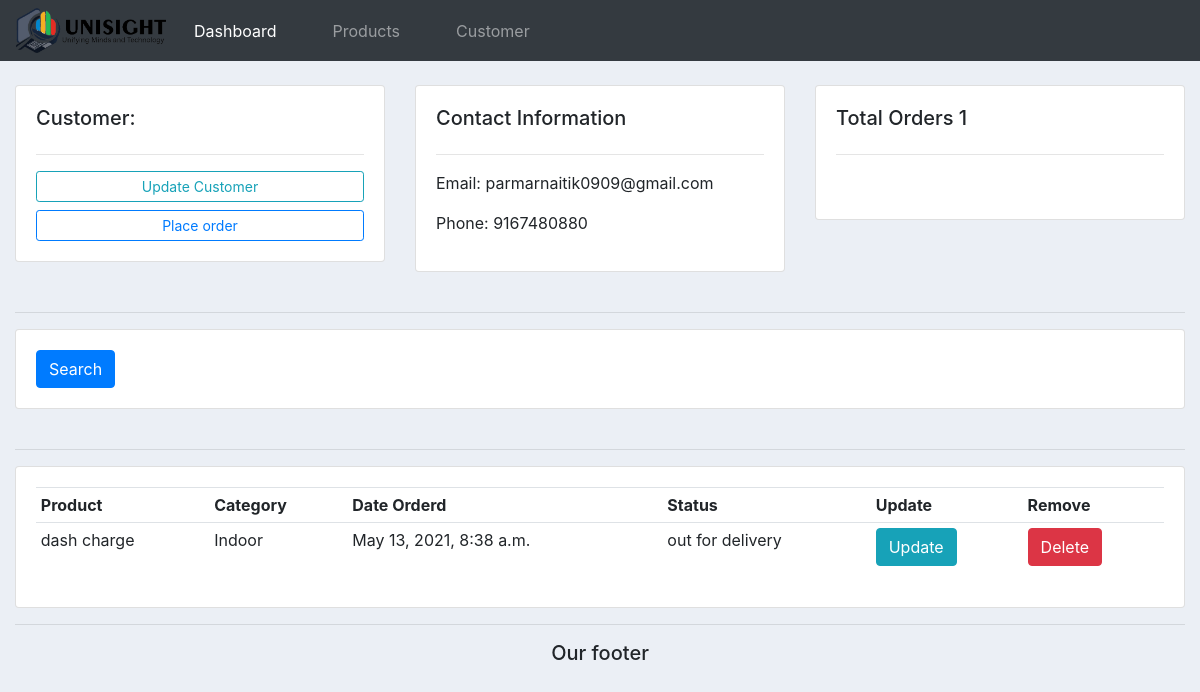
The app's page /customer/2/ with its own data.
### accounts/models.py (models this page shows, shortened)
class Customer(models.Model):
    name = models.CharField(max_length=200 ,null=True)
    email = models.CharField(max_length=200 ,null=True)
    phone = models.CharField(max_length=200 ,null=True)
    date_created = models.DateTimeField(auto_now_add=True,null=True)

class Order(models.Model):
    STATUS=(
            ('pending','pending'),
            ('out for delivery','out for delivery'),
            ('delivered','delivered'),
            ('not delivered','not delivered'),
    )
    customer = models.ForeignKey(Customer,null=True,on_delete=models.SET_NULL)
    product = models.ForeignKey(Product,null=True,on_delete=models.SET_NULL)
    date_created = models.DateTimeField(auto_now_add=True,null=True)
    status= models.CharField(max_length=200,null=True,choices=STATUS)

class Product(models.Model):
    CATEGORY=(
        ('Indoor','Indoor'),
        ('Outdoor','Outdoor')
    )
    name = models.CharField(max_length=200 ,null=True)
    price = models.FloatField(null=True)
    category =  models.CharField(max_length=200 ,null=True, choices=CATEGORY)
    description = models.CharField(max_length=200 ,null=True, blank=True)
    date_created = models.DateTimeField(auto_now_add=True,null=True)
    tags = models.ManyToManyField(Tag)
    def __str__(self):
        return self.name

### accounts/views.py (the view)
# urls.py: path('customer/<str:pk>/',views.customer, name="customer"),
def customer(request, pk):
    customers= Customer.objects.get(id=pk)
    orders = customers.order_set.all()
    total_orders = orders.count()
    context = {'customers':customers,'orders':orders,
    'total_orders':total_orders}
    return render(request,'accounts/customer.html',context)

### accounts/templates/accounts/customer.html
{%  extends 'accounts/main.html' %}
{% block content %}
	<br>
<div class="row">
	<div class="col-md">
		<div class="card card-body">
			<h5>Customer:</h5>
			<hr>
			<a class="btn btn-outline-info  btn-sm btn-block" href="#">Update Customer</a>
			<a class="btn btn-outline-primary  btn-sm btn-block" href="{% url 'create_order' customers.id %}">Place order</a>
		</div>
	</div>
	<div class="col-md">
		<div class="card card-body">
			<h5>Contact Information</h5>
			<hr>
			<p>Email: {{customers.email}}	</p>
			<p>Phone: {{customers.phone}}	</p>
		</div>
	</div>
	<div class="col-md">
		<div class="card card-body">
			<h5>Total Orders {{total_orders}}</h5>
			<hr>
			<h1 style="text-align: center;padding: 10px"></h1>
		</div>
	</div>
</div>
<br>
<hr>
<div class="row">
	<div class="col">
		<div class="card card-body">
			<form method="get">
		    <button class="btn btn-primary" type="submit">Search</button>
		  </form>
		</div>
	</div>
</div>
<br>
<hr>
<div class="row">
	<div class="col-md">
		<div class="card card-body">
			<table class="table table-sm">
				<tr>
					<th>Product</th>
					<th>Category</th>
					<th>Date Orderd</th>
					<th>Status</th>
					<th>Update</th>
					<th>Remove</th>
				</tr>
						{% for o in orders %}
						<tr>
						<td>{{o.product}}</td>
						<td>{{o.product.category}}</td>
						<td>{{o.date_created}}</td>
						<td>{{o.status}}</td>
						<td> <a href="#" ><button class="btn btn-info" type="submit">Update</button></a></td>
						<td> <a href="#" ><button class="btn btn-danger" type="submit">Delete</button></a></td>
					  </tr>
						{% endfor %}
			</table>
		</div>
	</div>
</div>
{% endblock %}

### static/css/main.css (style rules this page uses)
body { background-color: #ebeff5; }

### records on screen
Customer: email "parmarnaitik0909@gmail.com", phone "9167480880"
Order: product "dash charge", product.category "Indoor", date_created "May 13, 2021, 8:38 a.m.", status "out for delivery"

### other values on screen
{{ total_orders }} "1"
